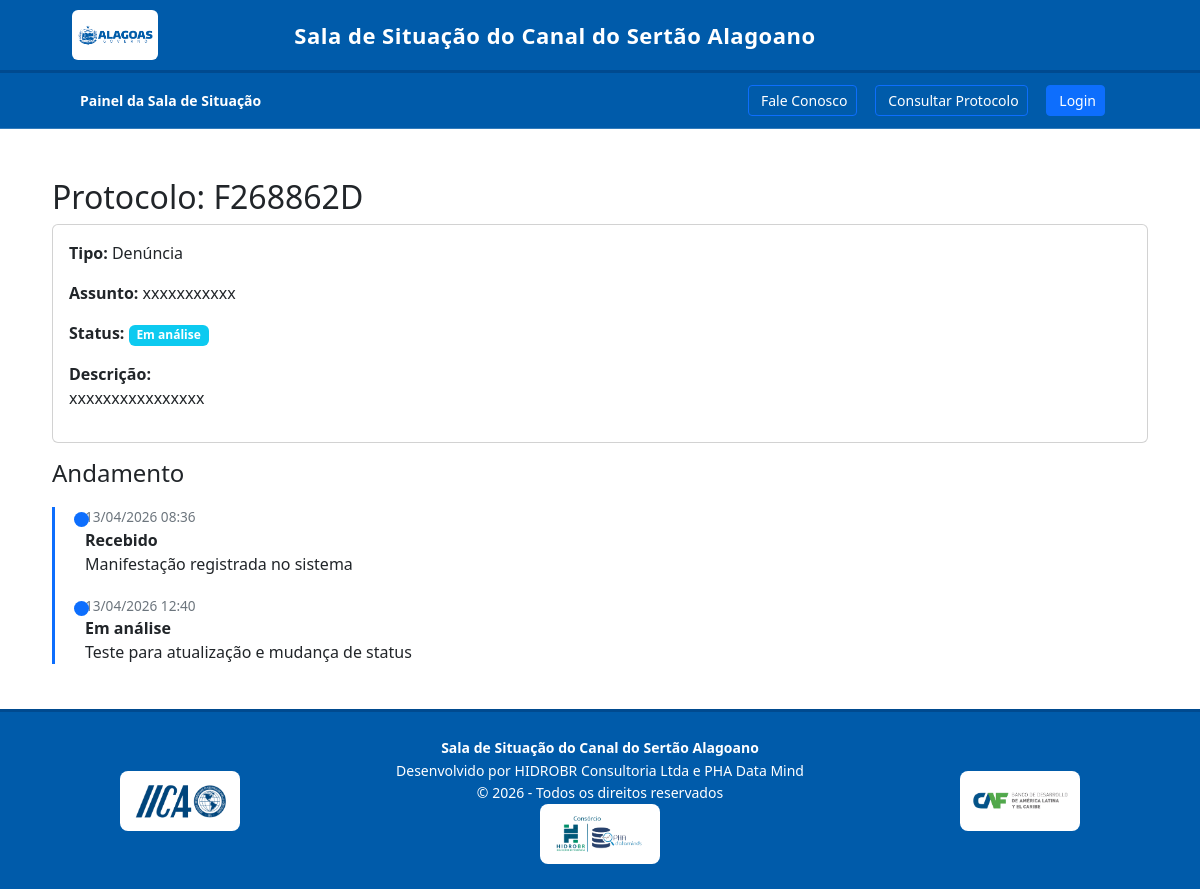
Screenshot of /ouvidoria/F268862D/ with the database file from the repository.
### core/models.py (models this page shows, shortened)
class Manifestacao(models.Model):
    TIPO_CHOICES = [
        ('denuncia', 'Denúncia'), #CASAL
        ('reclamacao', 'Reclamação'), #SEAGRI
        ('solicitacao', 'Solicitação'), #CASAL
        ('sugestao', 'Sugestão'), #SEAGRI
        ('elogio', 'Elogio'), #NÃO LEMBRO DE VER ALGUÉM ELOGIAR
    ]
    STATUS_CHOICES = [
        ('recebido', 'Recebido'),
        ('em_analise', 'Em análise'),
        ('encaminhado', 'Encaminhado'),
        ('em_andamento', 'Em andamento'),
        ('concluido', 'Concluído'),
    ]
    CLASSIFICACAO_CHOICES = [
        ('agropecuaria', 'Agropecuária'),
        ('consumo_humano', 'Consumo Humano'),
        ('outros', 'Outros'),
    ]
    nome = models.CharField(max_length=200, blank=True, null=True)
    email = models.EmailField(blank=True, null=True)
    telefone = models.CharField(max_length=20, blank=True, null=True)
    anonimo = models.BooleanField(default=False)
    classificacao = models.CharField(max_length=20, choices=CLASSIFICACAO_CHOICES, blank=True, null=True)
    tipo = models.CharField(max_length=20, choices=TIPO_CHOICES)
    assunto = models.CharField(max_length=200)
    descricao = models.TextField()
    municipio = models.CharField(max_length=150, blank=True, null=True)
    latitude = models.FloatField(blank=True, null=True)
    longitude = models.FloatField(blank=True, null=True)
    setor_responsavel = models.CharField(max_length=200, blank=True, null=True)
    status = models.CharField(
        max_length=20,
        choices=STATUS_CHOICES,
        default='recebido'
    )
    anexo = models.FileField(
        upload_to='ouvidoria/',
        blank=True,
        null=True
    )
    protocolo = models.CharField(max_length=20, unique=True)
    data_criacao = models.DateTimeField(auto_now_add=True)
    ultima_atualizacao = models.DateTimeField(auto_now=True)
    def cor_status(self):
        cores = {
            'recebido': 'secondary',
            'em_analise': 'info',
            'encaminhado': 'primary',
            'em_andamento': 'warning',
            'concluido': 'success',
            'indeferido': 'danger',
        }
        return cores.get(self.status, 'secondary')
    class Meta:
        ordering = ['-data_criacao']
        verbose_name = "Manifestação"
        verbose_name_plural = "Manifestações"

class ManifestacaoHistorico(models.Model):
    manifestacao = models.ForeignKey(
        Manifestacao,
        on_delete=models.CASCADE,
        related_name='historico'
    )
    status = models.CharField(
        max_length=20,
        choices=Manifestacao.STATUS_CHOICES
    )
    descricao = models.TextField(blank=True, null=True)
    usuario = models.ForeignKey(
        User,
        on_delete=models.SET_NULL,
        null=True,
        blank=True
    )
    data = models.DateTimeField(auto_now_add=True)

### core/views.py (the view)
# urls.py: path('ouvidoria/<str:protocolo>/', views.acompanhar_manifestacao, name='acompanhar_manifestacao'),
def acompanhar_manifestacao(request, protocolo):
    manifestacao = get_object_or_404(Manifestacao, protocolo=protocolo)
    historico = manifestacao.historico.all().order_by('data')
    return render(request, 'ouvidoria/detalhe.html', {
        'manifestacao': manifestacao,
        'historico': historico
    })

### core/context_processors.py (called while the page is built, shortened)
def contador_ouvidoria(request):
    if not request.user.is_authenticated:
        return {}

### templates/ouvidoria/detalhe.html
{% extends 'base.html' %}
{% load static %}
{% block content %}
<link rel="stylesheet" href="{% static 'css/detalhe.css' %}">
<div class="container mt-4">
    <h2>Protocolo: {{ manifestacao.protocolo }}</h2>
    <div class="card mb-3">
        <div class="card-body">
            <p><strong>Tipo:</strong> {{ manifestacao.get_tipo_display }}</p>
            <p><strong>Assunto:</strong> {{ manifestacao.assunto }}</p>
            <p><strong>Status:</strong>
                <span class="badge bg-{{ manifestacao.cor_status }}">
                    {{ manifestacao.get_status_display }}
                </span>
            </p>
            <p><strong>Descrição:</strong><br>{{ manifestacao.descricao }}</p>
        </div>
    </div>
    <h4>Andamento</h4>
    <div class="timeline">
        {% for item in historico %}
        <div class="timeline-item">
            <div class="timeline-date">
                {{ item.data|date:"d/m/Y H:i" }}
            </div>
            <strong>{{ item.get_status_display }}</strong>
            <p>{{ item.descricao }}</p>
        </div>
        {% endfor %}
    </div>
</div>
{% endblock %}

### static/css/base.css (style rules this page uses)
html, body { height: 100%; }
body { margin: 0; font-family: Arial, Helvetica, sans-serif; background-color: #f4f6f9; display: flex; flex-direction: column; min-height: 100vh; }

### static/css/detalhe.css (style rules this page uses)
.timeline { position: relative; margin: 20px 0; padding-left: 30px; border-left: 3px solid #0d6efd; }
.timeline-item { margin-bottom: 20px; position: relative; }
.timeline-item::before { content: ""; position: absolute; left: -11px; top: 5px; width: 15px; height: 15px; background: #0d6efd; border-radius: 50%; }
.timeline-date { font-size: 0.85rem; color: #6c757d; }

### rows the page displays
Manifestacao: protocolo "F268862D", tipo "Denúncia", assunto "xxxxxxxxxxx", status "Em análise", descricao "xxxxxxxxxxxxxxxx"
ManifestacaoHistorico: data "13/04/2026 08:36", status "Recebido", descricao "Manifestação registrada no sistema"
ManifestacaoHistorico: data "13/04/2026 12:40", status "Em análise", descricao "Teste para atualização e mudança de status"
